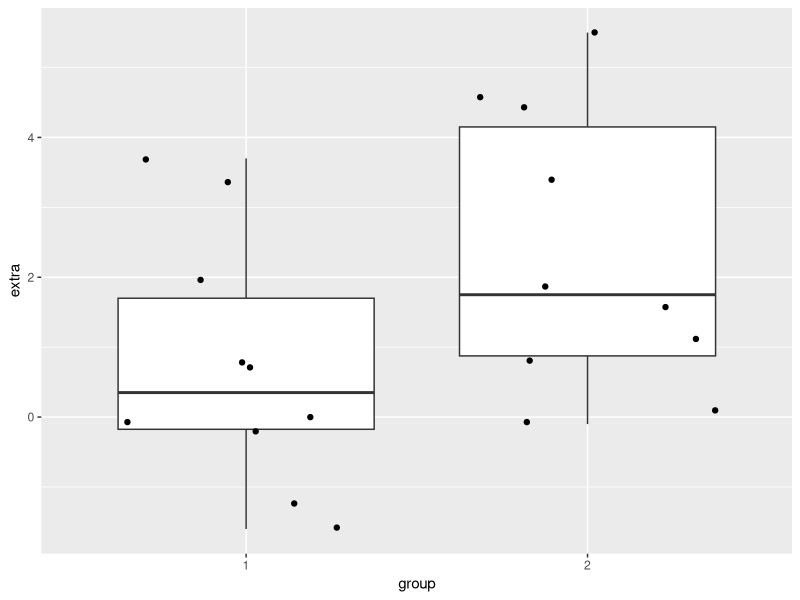

The R script that drew this image: (Note: this script raises an error after producing the figure.)
## Mid-term exam  | Data science for psychologists (Summer 2018)
## Name: Leila Schorer | Student ID: 01/948611
## 2018 06 04
## ~~~~~~~~~~~~~~~~~~~~~~~~~~~~~~~~~~~~~~~~~~~~~~~~~~~~~~~~~ ##

## Preparations: ----- 

library(tidyverse)
pt <- 0 # initialize point score


## Task 1: ----- 

## (a) Saving and inspecting data:
sp <- as_tibble(sleep)
dim(sp)

## Answer: The sleep data contains 20 rows and 3 columns. 

## (b): ... 
?sleep
sp
sp %>%
  group_by(group) %>%
  summarise(count = n(),
            mn = mean(extra),
            md = median(extra),
            sd = sd(extra))

## Answer:Number of observations ia 10 per group (drug given or not), mean of group 1 
#         is 0.75, median is 0.35, standard deviation is 1.79 of group one. Of group two the mean is 2.33, the median
#         is 1.75 and the standard deviation is 2.00
# A tibble: 2 x 5
# group count    mn    md    sd
# <fct> <int> <dbl> <dbl> <dbl>
#   1 1        10  0.75  0.35  1.79
# 2 2        10  2.33  1.75  2.00


## (c):

graph_1c <- sp %>%
  group_by(group) %>%
  ggplot(aes(x = group, y = extra)) +
  geom_boxplot() +
  geom_point(position = "jitter")
graph_1c

# Answer: see graph_1c. 

## (d):
sp
sp_wide <- sp %>%
  spread(key = ID, value = extra)
sp_wide

# Answer: This is what it looks like then:
# A tibble: 2 x 11
# group   `1`   `2`   `3`   `4`   `5`   `6`   `7`   `8`   `9`  `10`
# <fct> <dbl> <dbl> <dbl> <dbl> <dbl> <dbl> <dbl> <dbl> <dbl> <dbl>
#   1 1       0.7  -1.6  -0.2  -1.2  -0.1   3.4   3.7   0.8   0     2  
# 2 2       1.9   0.8   1.1   0.1  -0.1   4.4   5.5   1.6   4.6   3.4

pt <- pt + 6  # perfect!


## Task 2 : ----- 

## (a) 

de <- as.tibble(de)

de <- tribble(
  ~Party, ~Share_2013, ~Share_2017,
  # -----|-------------|-----------
  "CDU/CSU", 0.415, 0.33,
  "SPD",  .257, 0.25,
  "Others", NA, NA
)
de

# Minor adjustment (to get rid of NA values):
de <- tribble(
  ~Party, ~Share_2013, ~Share_2017,
  # -----|-------------|-----------
  "CDU/CSU", .415, .33,
  "SPD",     .257, .25,
  "Others", 1 - (.415 + .257), 1 - (.33 + .25)
)


# Answer: The tibble de now looks like this:

# A tibble: 3 x 3
# Party   Share_2013 Share_2017
# <chr>        <dbl>      <dbl>
#   1 CDU/CSU      0.415       0.33
#2 SPD          0.257       0.25
# 3 Others      NA          NA   


## (b)

de_2 <- de %>%
  gather(`Share_2013`, `Share_2017`, key = "year", value = "share")

de_2

# Answer: The "tidy" table de_2 now looks like this:

# A tibble: 6 x 3
# Party   year        share
# <chr>   <chr>       <dbl>
#   1 CDU/CSU Share_2013  0.415
# 2 SPD     Share_2013  0.257
# 3 Others  Share_2013 NA    
# 4 CDU/CSU Share_2017  0.33 
# 5 SPD     Share_2017  0.25 
# 6 Others  Share_2017 NA    


## (c):

de_2 %>%
  ggplot(aes(x = year, fill = share)) +
  geom_bar

ggplot(data = de_2, aes(x = year, fill = share)) +
  geom_bar()

# Use stat = "identity" to show numbers of the table: 
ggplot(data = de_2, aes(x = year, y = share, fill = Party)) +
  geom_bar(stat = "identity")

pt <- pt + 5  # good.


## Task 3 : ----- 

## (a):

sw <- as.tibble(dplyr::starwars)
dim(sw)
## Answer: The starwars data contains 87 rows and 13 columns. 


## (b):
sum(is.na(sw))
## Answer: There a re 101 missing values.

sw %>%
  filter(is.na(homeworld), !is.na(mass) | !is.na(birth_year))

## Answer: Yoda, IG-88 and Qui-~ come from an unkown 
#          homeworld but have known a birth year and mass


## (c):
sw %>%
  filter(species == "Human") %>%
  group_by(gender) %>%
  summarise(count = n())
## Answer: There are 9 females and 26 male humans
#          and so there are 35 humans overall.


sw %>%
  filter(gender != "female", gender != "male") %>%
  count()
# View(sw)

## Answer: There are 3 individuals that are neither female nor male
#           and they are calles C-3PO, R2-D2, R5-D4


sw %>%
  filter(gender == "female", gender == "male")


# (d) 
sw %>%
  group_by(homeworld) %>%
  count() %>%
  arrange(desc(n))
## Answer: The most individuals come from Naboo

sw %>%
  filter(homeworld == "Naboo", eye_color == "orange") %>%
  summarise(count = n(),
            mn_height = mean(height))
## Answer: The mean height from individuals from Naboo (the most popular homeworld)
#          is 209cm.


# (e)
sw %>%
  filter(species == "Droids") %>%
  summarise(count = n(),
            mn_height = mean(height, na.rm = TRUE),
            md_height = median(height, na.rm = TRUE),
            sd_height = sd(height, na.rm = TRUE))
# Answer: The output is NA

# minimal correction: 
sw %>%
  filter(species == "Droid") %>%
  summarise(count = n(),
            mn_height = mean(height, na.rm = TRUE),
            md_height = median(height, na.rm = TRUE),
            sd_height = sd(height, na.rm = TRUE))


h_m <- sw %>%
  group_by(species) %>%
  summarise(count = n(),
            mn_height = mean(height),
            mn_mass = mean(mass),
            na.rm = TRUE)
h_m

# Answer: h_m is the summarised height and mass by species.
h_m %>%
  arrange(mn_height)

## Answer: The 3 smallest species are Yoda's species, Aleena and Ewok.
h_m %>%
  arrange(desc(mn_mass))

## Answer: The 3 heaviest species are Hutt, Kaleesh and Wookiee.

pt <- pt + 10  # very good.


## Task 4: -----

# (a)

tribble(
  ~stock, ~d1_start, ~d1_end, ~d2_start, ~d2_end, ~d3_end, ~d3_start, ~d3_end,
  # -----|-----------|-------|----------|--------|--------|----------|---------
  "Amada", 2.5, 3.6, 3.5, 4.2, 4.4, 2.8,
  "Betix", 3.3, 2.9, 3.0, 2.1, 2.3, 2.5,
  "Cevis", 4.2, 4.8, 4.6, 3.1, 3.2, 3.7)

# Error..

# Almost: Count the number of column headers... 
# The following would have worked: 
tribble(
  ~stock, ~d1_start, ~d1_end, ~d2_start, ~d2_end, ~d3_start, ~d3_end,
  # -----|-----------|-------|----------|--------|--------|----------|---------
  "Amada", 2.5, 3.6, 3.5, 4.2, 4.4, 2.8,
  "Betix", 3.3, 2.9, 3.0, 2.1, 2.3, 2.5,
  "Cevis", 4.2, 4.8, 4.6, 3.1, 3.2, 3.7)

pt <- pt + 1  # bad luck.

## Task 5: ----

# (a)
ir <- as.tibble(datasets::iris)
sum(is.na(ir))
# Answer: No, there are no missing values.

# (b)
im1 <- ir %>%
  group_by(Species) %>%
  summarise(mn_spl_length = mean(Sepal.Length),
          mn_spl_width = mean(Sepal.Width),
          mn_ptl_length = mean(Petal.Length),
          mn_ptl_width = mean(Petal.Width))

im1

## Answer: im1 shows the means of the 3 measrement columns for each of the 3 species.

# (c)

# Problem with the iris data: 
im1 %>%
  ggplot(aes(x = mn_spl_width)) +
  geom_histogram(aes(colour = Species), binwidth  = 0.1)

# (d)
im1 %>%
  ggplot(aes(x = mn_spl_width)) +
  geom_freqpoly(aes(colour = Species), binwidth = 0.1)

# Note: Use the raw data (ir) to create these plots 
# (as the summary table im1 no longer shows distributions):
ir %>%
  ggplot(aes(x = Sepal.Width)) +
  geom_histogram(binwidth  = 0.1)

ir %>%
  ggplot(aes(x = Sepal.Width, fill = Species)) +
  facet_wrap(~Species) + 
  geom_histogram(binwidth  = 0.1)

pt <- pt + 5  # good start.

## ~~~~~~~~~~~~~~~~~~~~~~~~~~~~~~~~~~~~~~~~~~~~~~~~~~~~~~~~~ ##

# Total of 26 points (out of 50).
# Grade: 1.7. Good, but keep getting better.   

## ~~~~~~~~~~~~~~~~~~~~~~~~~~~~~~~~~~~~~~~~~~~~~~~~~~~~~~~~~ ##
## End of file. ----- 
